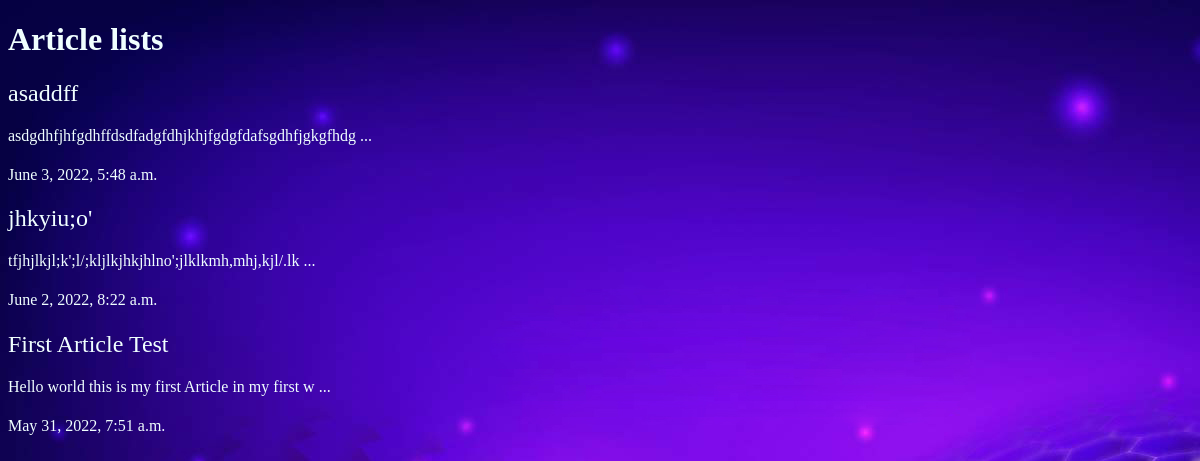
The page /articles/ on the database as committed earlier.
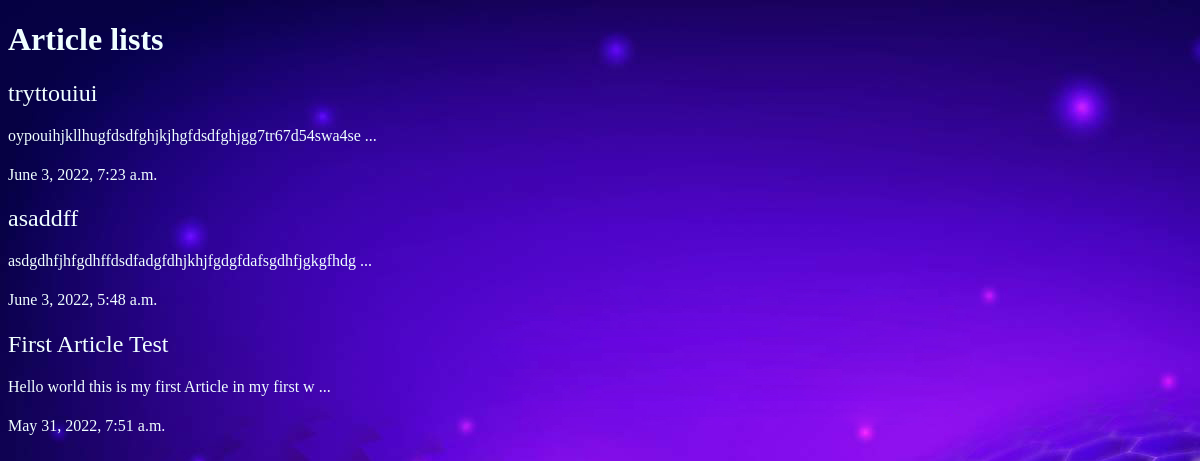
The same page on the database as committed later.
### articles/models.py (models this page shows, shortened)
class Article(models.Model):
    title = models.CharField(max_length=100)
    slug = models.SlugField()
    body = models.TextField()
    date = models.DateTimeField(auto_now_add=True)
    image = models.ImageField(default='default.jpg', blank=True)
    def snippet(self):
        return self.body[0:50] + ' ...'

### articles/views.py (the view)
# urls.py: path('', views.articles_lists, name="list"),
def articles_lists(request):
    articles = models.Article.objects.all().order_by('-date')
    args = {
        'articles': articles
    }
    return render(request, 'articles/articleslist.html', args)

### articles/templates/articles/articleslist.html (shortened to what this page needs)
{% extends 'base.html' %}
{% block content %}
    <h1>
    <a href="{% url 'articles:list' %} ">Article lists</a>
    </h1>
<div class="container">
    {% for article in articles %}
        <h2>
            <a href="{% url 'articles:detail' slug=article.slug %}">{{ article.title }}</a>
        </h2>
        <p>{{ article.snippet }} </p>
        <h4>{{ article.date }}</h4>
    {% endfor %}
</div>
{% endblock %}

### templates/base.html (shortened to what this page needs)
{% load static %}
<!DOCTYPE html>
<html lang="en">
<head>
    <link rel="stylesheet" href="{% static 'styles.css' %}">
</head>
<body>
<div class="wrapper">
{% block content %}
{% endblock %}
</div>
</body>
</html>

### assets/styles.css (style rules this page uses)
body { background-color: rebeccapurple ; background-image: url(start.jpg); background-repeat-y:no-repeat; background-attachment:fixed; color: azure; }
h2,h3,h4,h5 { font-weight:normal; }
p { margin:auto; }
a,a:hover,visited { color:azure; text-decoration:none; }

Rows that differ between the two databases and show on the page:
removed Article: title "jhkyiu;o'", snippet "tfjhjlkjl;k';l/;kljlkjhkjhlno';jlklkmh,mhj,kjl/.lk ...", date "June 2, 2022, 8:22 a.m."
added Article: title "tryttouiui", snippet "oypouihjkllhugfdsdfghjkjhgfdsdfghjgg7tr67d54swa4se ...", date "June 3, 2022, 7:23 a.m."
